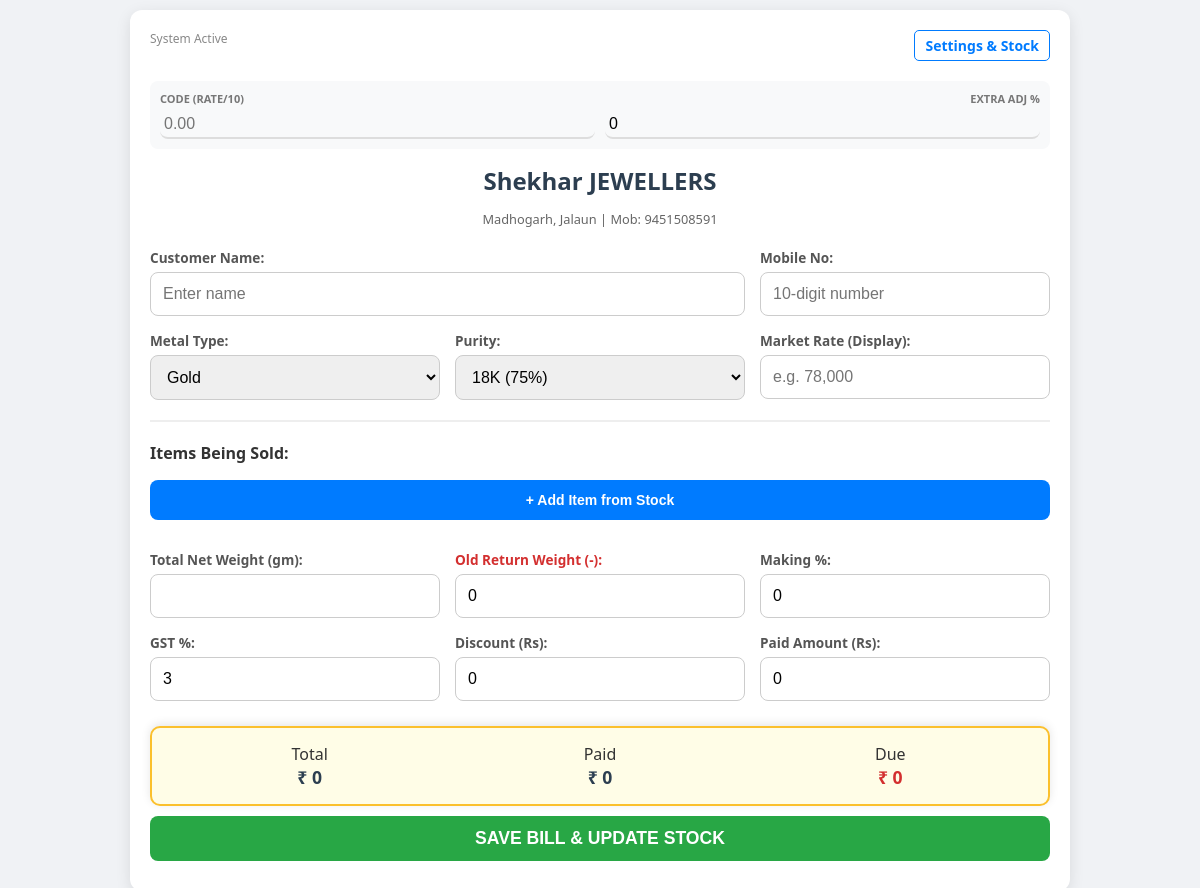
The page / on the database its author committed.
### models.py (models this page shows)
class ShopProfile(db.Model):
    id = db.Column(db.Integer, primary_key=True)
    name = db.Column(db.String(100), default="FAKKAD JEWELLERS")
    gst = db.Column(db.String(50), default="09BMRPS8447R1Z1")
    address = db.Column(db.String(200), default="Madhogarh, Jalaun")
    mobile = db.Column(db.String(20), default="9451508591")

### app.py (the view, shortened to what this page needs)
@app.route("/", methods=["GET", "POST"])
def bill():
    shop = ShopProfile.query.first()
    bill_data = None
    gold_items = [i.item_name for i in Inventory.query.filter_by(metal="Gold").all()]
    silver_items = [i.item_name for i in Inventory.query.filter_by(metal="Silver").all()]
    return render_template("bill.html", bill=bill_data, shop=shop, gold_list=gold_items, silver_list=silver_items)

### templates/bill.html (shortened to what this page needs)
<!DOCTYPE html>
<html lang="en">
<head>
</head>
<body>
<div class="container">
    <div class="top-nav">
        <span style="font-size: 12px; color: #888;">System Active</span>
        <a href="/admin" class="admin-link">Settings & Stock</a>
    </div>
    <form id="mainForm" method="POST">
        <div class="header-inputs">
            <div class="small-group">
                <label class="box-label">Code (Rate/10)</label>
                <input type="number" step="0.01" name="math_rate" id="mathRate" class="small-input" oninput="calculateEverything()" placeholder="0.00" required>
            </div>
            <div class="small-group" style="text-align: right;">
                <label class="box-label">Extra Adj %</label>
                <input type="number" step="0.01" name="extra_adj" id="extraAdj" class="small-input" oninput="calculateEverything()" value="0">
            </div>
        </div>
        <h1>{{ shop.name }}</h1>
        <p class="subtitle">{{ shop.address }} | Mob: {{ shop.mobile }}</p>
        <div class="grid">
            <div class="span-2">
                <label>Customer Name:</label>
                <input name="customer" placeholder="Enter name" required>
            </div>
            <div>
                <label>Mobile No:</label>
                <input name="mobile" placeholder="10-digit number" required>
            </div>
        </div>
        <div class="grid">
            <div>
                <label>Metal Type:</label>
                <select name="metal" id="metalSelect" onchange="updateItemDropdowns(); calculateEverything();">
                    <option value="Gold">Gold</option>
                </select>
            </div>
            <div id="purityBox">
                <label>Purity:</label>
                <select name="purity" id="purity" onchange="calculateEverything()">
                    <option value="75">18K (75%)</option>
                </select>
            </div>
            <div>
                <label>Market Rate (Display):</label>
                <input type="text" name="display_rate" id="displayRate" placeholder="e.g. 78,000">
            </div>
        </div>
        <hr style="border: 0.5px solid #eee; margin: 20px 0;">
        <p><b>Items Being Sold:</b></p>
        <button type="button" class="btn btn-blue" onclick="addItem()">+ Add Item from Stock</button>
        <div class="grid" style="margin-top: 20px;">
            <div>
                <label>Total Net Weight (gm):</label>
                <input type="number" step="0.001" id="netWeight" name="net_weight" oninput="calculateEverything()" required>
            </div>
            <div>
                <label style="color: #d32f2f;">Old Return Weight (-):</label>
                <input type="number" step="0.001" id="oldWeight" name="old_weight" value="0" oninput="calculateEverything()">
            </div>
            <div>
                <label id="makingLabel">Making %:</label>
                <input type="number" step="0.01" id="making" name="making" value="0" oninput="calculateEverything()">
            </div>
        </div>
        <div class="grid">
            <div><label>GST %:</label><input type="number" step="0.01" id="gstPer" name="gst_per" value="3" oninput="calculateEverything()"></div>
            <div><label>Discount (Rs):</label><input type="number" step="0.01" id="discount" name="discount" value="0" oninput="calculateEverything()"></div>
            <div><label>Paid Amount (Rs):</label><input type="number" step="0.01" id="paid" name="paid_amount" value="0" oninput="calculateEverything()"></div>
        </div>
        <div class="live-box">
            <div class="live-grid">
                <div>Total<br><span id="viewTotal" class="live-val">₹ 0</span></div>
                <div>Paid<br><span id="viewPaid" class="live-val">₹ 0</span></div>
                <div>Due<br><span id="viewBalance" class="live-val balance-red">₹ 0</span></div>
            </div>
        </div>
        <button type="submit" class="btn btn-green">SAVE BILL & UPDATE STOCK</button>
    </form>
</div>
</body>
</html>

### templates/bill.html (style rules this page uses)
body { font-family: 'Segoe UI', system-ui, -apple-system, sans-serif; padding: 10px; background: #f0f2f5; color: #333; margin: 0; }
.container { max-width: 900px; background: white; padding: 20px; border-radius: 12px; margin: auto; box-shadow: 0 4px 15px rgba(0,0,0,0.1); position: relative; }
.top-nav { display: flex; justify-content: space-between; margin-bottom: 20px; }
.admin-link { text-decoration: none; color: #007bff; font-weight: bold; font-size: 14px; border: 1px solid #007bff; padding: 5px 10px; border-radius: 5px; }
.header-inputs { display: flex; justify-content: space-between; gap: 10px; margin-bottom: 15px; background: #f8f9fa; padding: 10px; border-radius: 8px; }
.small-group { flex: 1; }
.box-label { font-size: 11px; color: #777; font-weight: bold; display: block; text-transform: uppercase; }
.small-input { border: none; border-bottom: 2px solid #ddd; font-size: 16px; padding: 4px; background: transparent; width: 100%; outline: none; }
h1 { text-align: center; color: #2c3e50; margin: 5px 0; font-size: 1.5rem; }
p.subtitle { text-align: center; font-size: 0.8em; color: #666; margin-bottom: 20px; }
.grid { display: grid; grid-template-columns: 1fr; gap: 15px; margin-bottom: 15px; }
@media (min-width: 600px) { .grid { grid-template-columns: 1fr 1fr 1fr; } }
@media (min-width: 600px) { .span-2 { grid-column: span 2; } }
label { font-weight: 600; font-size: 0.85em; color: #555; margin-bottom: 5px; display: block; }
input, select { padding: 12px; width: 100%; border: 1px solid #ccc; border-radius: 8px; box-sizing: border-box; font-size: 16px; }
.btn { padding: 12px 20px; cursor: pointer; border: none; font-weight: bold; border-radius: 8px; transition: 0.3s; font-size: 14px; width: 100%; margin-bottom: 10px; }
.btn-blue { background: #007bff; color: white; }
.btn-green { background: #28a745; color: white; font-size: 1.1em; margin-top: 10px; }
.live-box { background: #fffde7; padding: 15px; margin-top: 25px; border: 2px solid #fbc02d; border-radius: 10px; position: sticky; bottom: 10px; z-index: 10; box-shadow: 0 -2px 10px rgba(0,0,0,0.1); }
.live-grid { display: grid; grid-template-columns: 1fr 1fr 1fr; gap: 5px; text-align: center; }
.live-val { font-size: 1.1em; font-weight: bold; display: block; color: #2c3e50; }
.balance-red { color: #d32f2f; }

### rows shown on the page
ShopProfile: name "Shekhar JEWELLERS", address "Madhogarh, Jalaun", mobile "9451508591"
